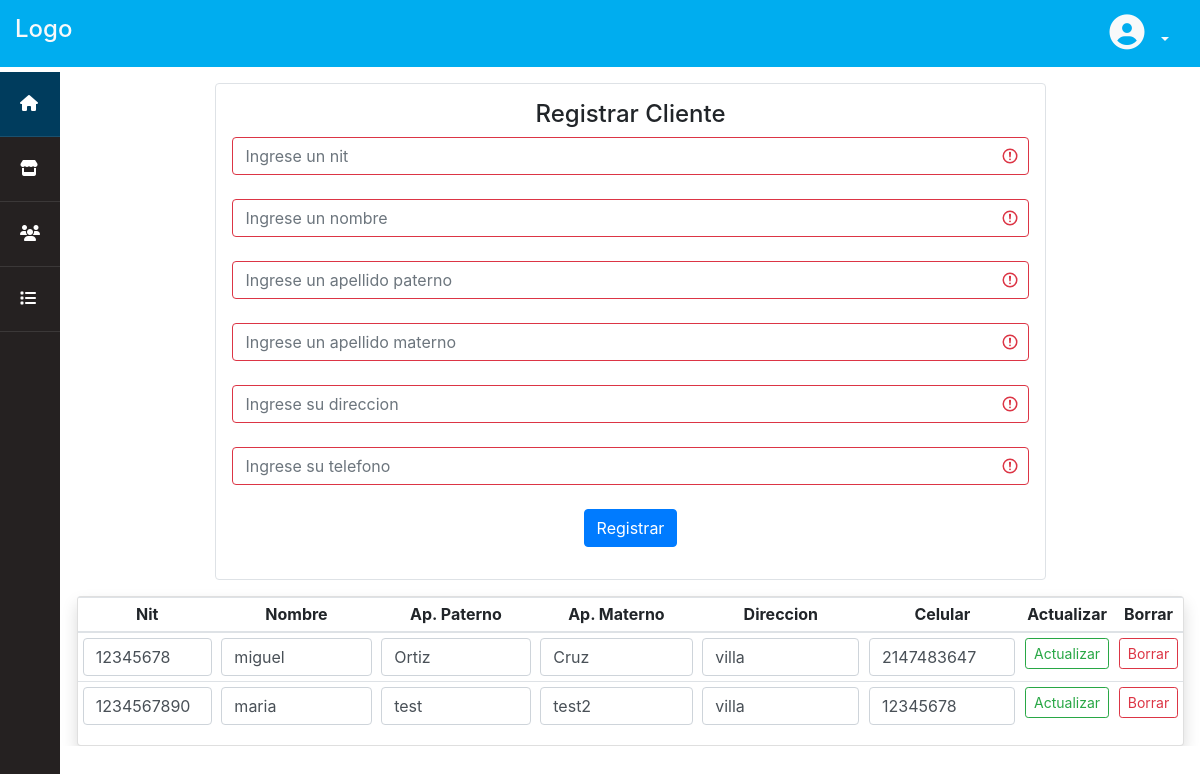
The app's page /Registro_cliente.php, older data.
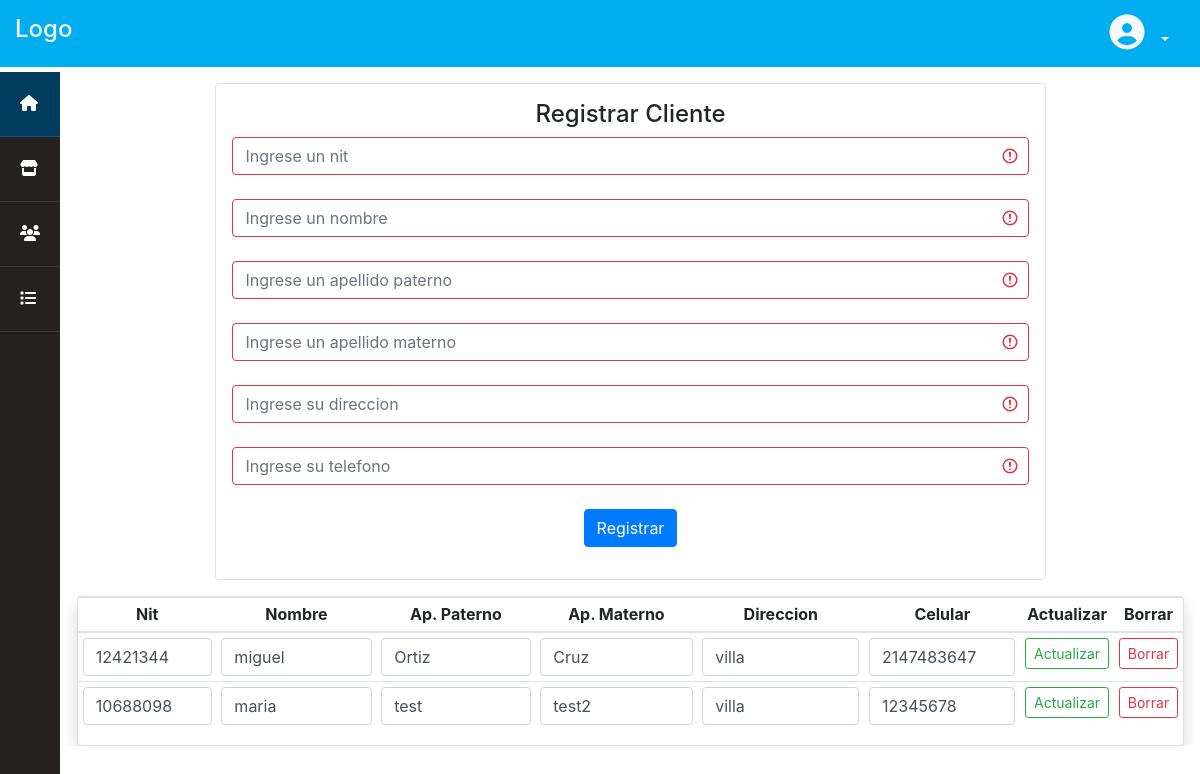
The same page, newer data.
### tables this page shows
CREATE TABLE `clientes` (
  `id` int(11) NOT NULL,
  `nit` int(30) NOT NULL,
  `nombre` varchar(100) DEFAULT NULL,
  `apellido_paterno` varchar(20) NOT NULL,
  `apellido_materno` varchar(20) NOT NULL,
  `direccion` varchar(150) DEFAULT NULL,
  `telefono` int(20) NOT NULL
);

### Registro_cliente.php (the view, shortened to what this page needs)
<?php
require_once "config/datos_conexion.php";
$conexion = mysqli_connect($db_host, $db_user, $db_pass);
mysqli_select_db($conexion, $db_nombre) or die("no se encontro ninguna base de datos");
mysqli_set_charset($conexion, "utf8");
$peticion = "SELECT * FROM clientes";
$resultado = mysqli_query($conexion, $peticion);
?>
<!doctype html>
<html lang="es">
<head>
	<link rel="stylesheet" href="https://maxcdn.bootstrapcdn.com/bootstrap/4.5.2/css/bootstrap.min.css">
	<link rel="stylesheet" href="public/css/main.css">
</head>
<body>
	<div class="container-fluid">
		<div class="row justify-content-center align-content-center">
			<div class="col-8 barra">
				<h4 class="text-light">Logo</h4>
			</div>
			<div class="col-4 text-right barra">
				<ul class="navbar-nav mr-auto">
					<li>
						<span href="#" class="px-3 text-light perfil dropdown-toggle" id="navbarDropdown" role="button" data-toggle="dropdown" aria-haspopup="true" aria-expanded="false">
							<i class="fas fa-user-circle user mr-2"></i>
						</span>
					</li>
				</ul>
			</div>
		</div>
	</div>
	<div class="container-fluid">
		<div class="row">
			<div class="barra-lateral col-12 col-sm-auto">
				<nav class="menu d-flex d-sm-block justify-content-center flex-wrap">
					<a id="go" href="admin/#go"><i class="fas fa-home"></i><span>Inicio</span></a>
					<a id="productos" href="Registro_producto.php#productos"><i class="fas fa-store"></i><span>Productos</span></a>
					<a id="clientes" href="Registro_cliente.php#clientes"><i class="fas fa-users"></i><span>Clientes</span></a>
					<a id="pedidos" href="Registro_pedidos.php#pedidos"><i class="fas fa-list"></i><span>Pedidos</span></a>
				</nav>
			</div>
			<main class="main col pl-3">
				<div class="row text-center">
					<div class="columna col-12">
						<div class="mb-3" align="center">
							<div class="w-75 border shandow rounded p-3">
								<h4 align="center">Registrar Cliente</h4>
								<form class="was-validated" action="php/insertar_cliente.php" method="post">
									<div class="form-group">
										<input class="form-control" type="text" name="nit" placeholder="Ingrese un nit" required>
										<br>
										<input class="form-control" type="text" name="nombre" placeholder="Ingrese un nombre" required><br>
										<input class="form-control" type="text" name="ape_paterno" placeholder="Ingrese un apellido paterno" required>
										<br>
										<input class="form-control" type="text" name="ape_materno" placeholder="Ingrese un apellido materno" required>
										<br>
										<input class="form-control" type="text" name="direccion" placeholder="Ingrese su direccion" required>
										<br>
										<input class="form-control" type="text" name="telef" placeholder="Ingrese su telefono" required>
										<br>
										<input type="submit" name="reg_cliente" value="Registrar" class="btn btn-primary">
									</div>
								</form>
							</div>
						</div>
						<div class="card shadow">
							<table class="table table-sm .table-responsive">
								<thead>
									<tr>
										<th scope="col">Nit</th>
										<th scope="col">Nombre</th>
										<th scope="col">Ap. Paterno</th>
										<th scope="col">Ap. Materno</th>
										<th scope="col">Direccion</th>
										<th scope="col">Celular</th>
										<th scope="col">Actualizar</th>
										<th scope="col">Borrar</th>
								</thead>
								<tbody>
									<?php while ($c = mysqli_fetch_array($resultado)) : ?>
										<tr>
											<form action="php/actualizar_producto.php?id=<?= $c['id'] ?>" method="post">
												<th scope="row"><input class="form-control" type="text" name="nit" value="<?= $c['nit'] ?>"></th>
												<td><input class="form-control" type="text" name="nombre" value="<?= $c['nombre'] ?>"></td>
												<td><input class="form-control" type="text" name="ape_paterno" value="<?= $c['apellido_paterno'] ?>"></td>
												<td><input class="form-control" type="text" name="ape_materno" value="<?= $c['apellido_materno'] ?>"></td>
												<td><input class="form-control" type="text" name="direccion" value="<?= $c['direccion'] ?>"></td>
												<td><input class="form-control" type="text" name="telef" value="<?= $c['telefono'] ?>"></td>
												<td><button type="submit" class="btn btn-outline-success btn-sm">Actualizar</button></td>
											</form>
											<td><a href="php/eliminar_cliente.php?id=<?= $c['id'] ?>" class="btn btn-outline-danger btn-sm">Borrar</a></td>
										</tr>
									<?php endwhile ?>
								</tbody>
							</table>
						</div>
					</div>
				</div>
			</main>
		</div>
	</div>
</body>
</html>

### public/css/main.css (style rules this page uses)
body { position: relative; }
.barra { background: #00adef; padding-top: 15px; padding-bottom: 15px; margin: 0; }
.user { font-size: 35px; }
.barra-lateral { background: #252121; color: #fff; min-width: 250px; min-height: 100vh; padding: 0; }
.barra-lateral a { color: #fff; }
.barra-lateral .menu a { display: block; padding: 20px; font-family: Roboto, sans-serif; font-weight: 500; border-bottom: 1px solid rgba(255, 255, 255, 0.1); }
.active { background: #003c5d; }
.barra-lateral .menu { border-top: 5px #fff solid; }
.barra-lateral .menu a i { margin-right: 20px; }
.main { height: 100vh; padding-top: 1rem; padding-bottom: 3rem; overflow: auto; }
.main .columna { padding-left: 1rem; padding-right: 1rem; }
.main [class*="col"] { min-height: 95%; overflow-y: auto; }
@media screen and (max-width: 1300px) { .barra-lateral { min-width: auto; } }
@media screen and (max-width: 1300px) { .barra-lateral .menu a i { margin: 0; } }
@media screen and (max-width: 1300px) { .barra { min-width: auto; } }
.menu { border-top: 5px #fff solid; }

Row changes from the older to the newer data that the page shows:
changed clientes "miguel": nit "12345678" → "12421344"
changed clientes "maria": nit "1234567890" → "10688098"
